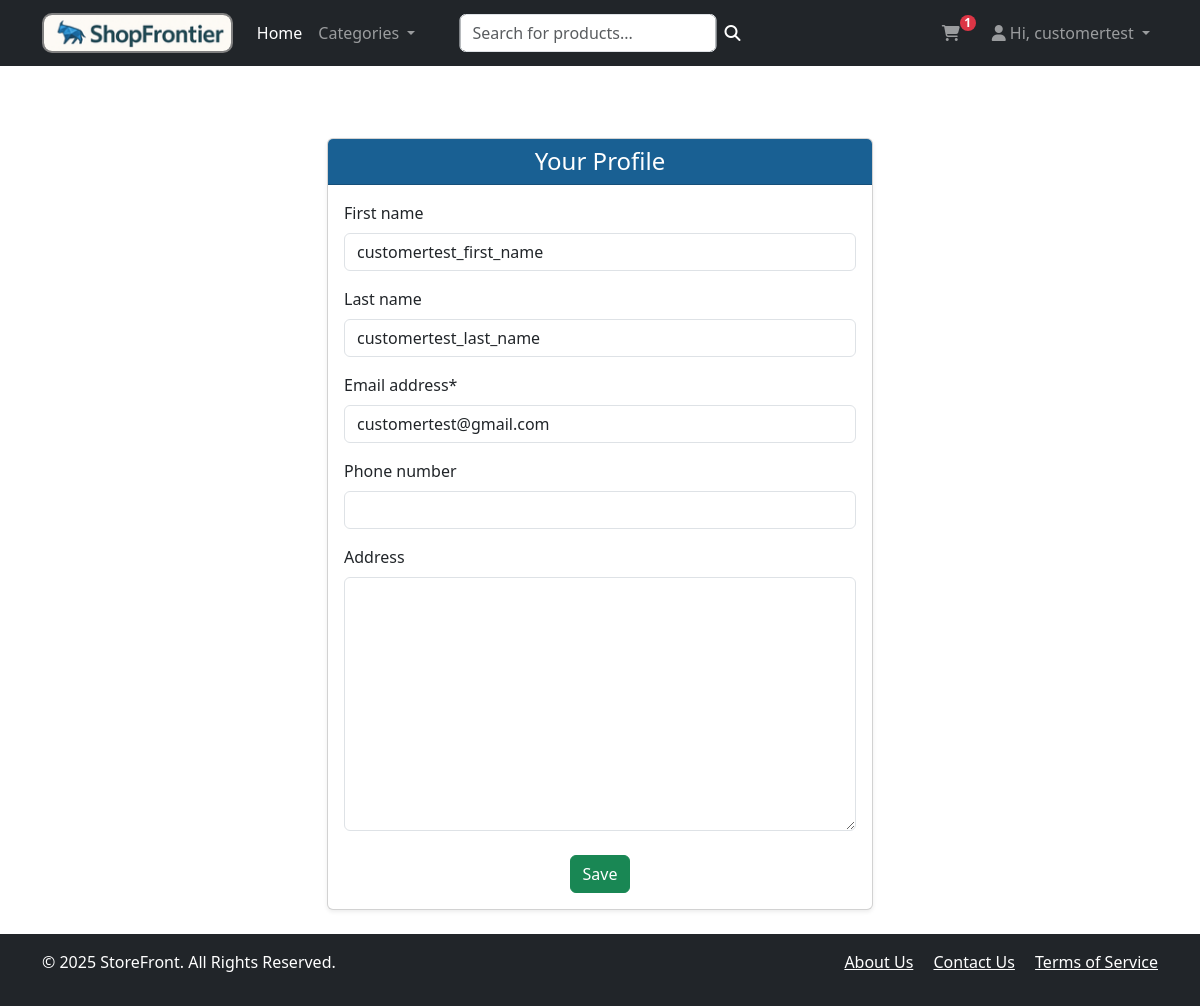
Before: /accounts/profile/ (signed in) with the older database file.
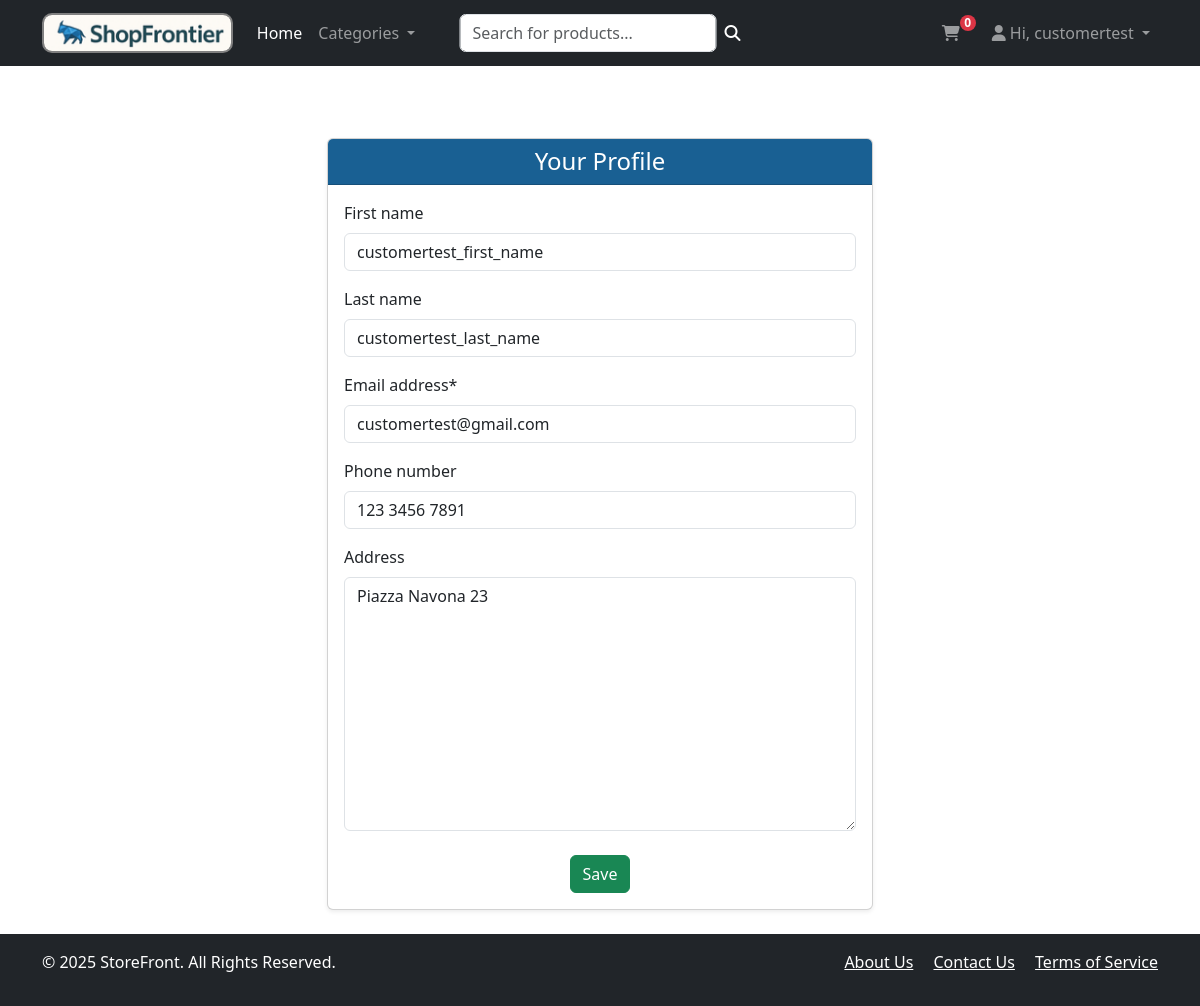
After: the same page with the newer database file.
### users/models.py (models this page shows, shortened)
class CustomUser(AbstractUser):
    class UserType(models.TextChoices):
        CUSTOMER = 'CU', _('Cliente')
        MANAGER = 'MA', _('Store Manager')
    user_type = models.CharField(
        max_length=2,
        choices=UserType.choices,
        default=UserType.CUSTOMER,
        verbose_name=_('user type')
    )
    email = models.EmailField(_('email address'), unique=True)
    phone = models.CharField(max_length=20, blank=True, null=True, verbose_name='phone number')
    address = models.TextField(blank=True, null=True, verbose_name='address')
    REQUIRED_FIELDS = ['email']
    @property
    def is_manager(self) -> bool:
        return self.user_type == self.UserType.MANAGER

### users/views.py (the view)
# urls.py: path("profile/", views.profile_view, name='profile'),  # Adjusted to use MyLoginView for profile view
@login_required
def profile_view(request):
    user = request.user
    if request.method == 'POST':
        form = ProfileForm(request.POST, instance=user)
        if form.is_valid():
            form.save()
            messages.success(request, "Profile updated successfully.")
            return redirect('profile')
        else:
            messages.error(request, "Please correct the errors below.")
            return render(request, 'user/profile.html', {'form': form})
    else:
        form = ProfileForm(instance=user)
    return render(request, 'user/profile.html', {'form': form})

### users/forms.py
class ProfileForm(forms.ModelForm):
    class Meta:
        model = User
        fields = ['first_name', 'last_name', 'email', 'phone', 'address']
    def __init__(self, *args, **kwargs):
        super().__init__(*args, **kwargs)
        self.helper = FormHelper()
        self.helper.form_method = 'post'
        self.helper.add_input(Submit('submit', 'Save Changes'))

### cart/context_processors.py (called while the page is built)
def cart_context(request):
    cart = get_existing_cart(request)
    if cart:
        cart_item_ids = set(cart.items.values_list('product_id', flat=True))
        item_count = cart.items.count()
    else:
        cart_item_ids = None
        item_count = 0
    return {
        'cart_item_ids': cart_item_ids,
        'cart_item_count': item_count,
    }

### cart/utils.py (called while the page is built)
def get_existing_cart(request):
    skey = request.session.session_key
    if skey:
        try:
            return Cart.objects.get(cart_id=skey, status=Cart.Status.OPEN)
        except Cart.DoesNotExist:
            pass
    if request.user.is_authenticated:
        try:
            return Cart.objects.get(user_id=request.user.pk, status=Cart.Status.OPEN)
        except Cart.DoesNotExist:
            pass
    return None

### templates/user/profile.html (shortened to what this page needs)
{% extends 'base.html' %}
{% load crispy_forms_filters %}
{% load crispy_forms_tags %}
{% block content %}
    <div class="container mt-5 d-flex justify-content-center">
        <div class="card shadow-sm w-50">
            <div class="card-header d-flex justify-content-center" style="background-color: #196093; color: white;">
                <h4 class="mb-0">Your Profile </h4>
            </div>
            <div class="card-body">
                <form method="post">
                    {{ form|crispy }}
                    <div class="d-flex justify-content-center">
                        <button type="submit" class="btn btn-success mt-2">Save</button>
                    </div>
                </form>
            </div>
        </div>
    </div>
{% endblock %}

### templates/base.html (shortened to what the changed rows need)
{% load static %}
<!doctype html>
<html lang="en">
<head>
    <link rel="stylesheet" href="{% static 'css/main.css' %}">
    <link href="https://cdn.jsdelivr.net/npm/bootstrap@5.3.3/dist/css/bootstrap.min.css" rel="stylesheet"
>
    <link rel="stylesheet" href="https://cdn.jsdelivr.net/npm/bootstrap-icons@1.11.3/font/bootstrap-icons.css">
    <link rel="stylesheet" href="https://cdnjs.cloudflare.com/ajax/libs/font-awesome/6.5.2/css/all.min.css"
 />
</head>
<body class="d-flex flex-column min-vh-100">
<header>
    <nav class="navbar navbar-expand-lg navbar-dark bg-dark">
        <div class="container">
            <div class="collapse navbar-collapse" id="navbarSupportedContent">
                <ul class="navbar-nav ms-auto mb-2 mb-lg-0">
                    <li class="nav-item me-3">
                        <a href="{% url 'cart_detail' %}" class="nav-link position-relative">
                            <i class="fas fa-shopping-cart"></i>
                            <span id ="cart_icon_number" class="position-absolute top-25 start-100 translate-middle badge rounded-pill bg-danger" style="transform: translate(-50%, -50%) scale(0.5); top: 10px; width: 1rem; height: 1rem; display: flex; align-items: center; justify-content: center;">
                                    {{ cart_item_count|default:0 }}
                                    </span>
                        </a>
                    </li>
                    <li class="nav-item dropdown">
                        {% if user.is_authenticated %}
                        <a class="nav-link dropdown-toggle" href="#" id="navbarDropdownUser" role="button" data-bs-toggle="dropdown" aria-expanded="false">
                            <i class="fas fa-user"></i>
                                Hi, {{ user.username }}
                            {% else %}
                            <a class="nav-link"
                               href="{% url 'login' %}">
                                <i class="fas fa-user"></i> Login
                            </a>
                            {% endif %}
                        </a>
                    </li>
                </ul>
            </div>
        </div>
    </nav>
</header>
<main class="container my-4 flex-grow-1">
    {% block content %}{% endblock content %}
</main>
</body>
</html>

Changed rows visible on the page:
changed CustomUser "customertest": phone (not shown) → "123 3456 7891"; address (not shown) → "Piazza Navona 23"
Other visible differences:
{{ cart_item_count|default:0 }}: "1" → "0"
